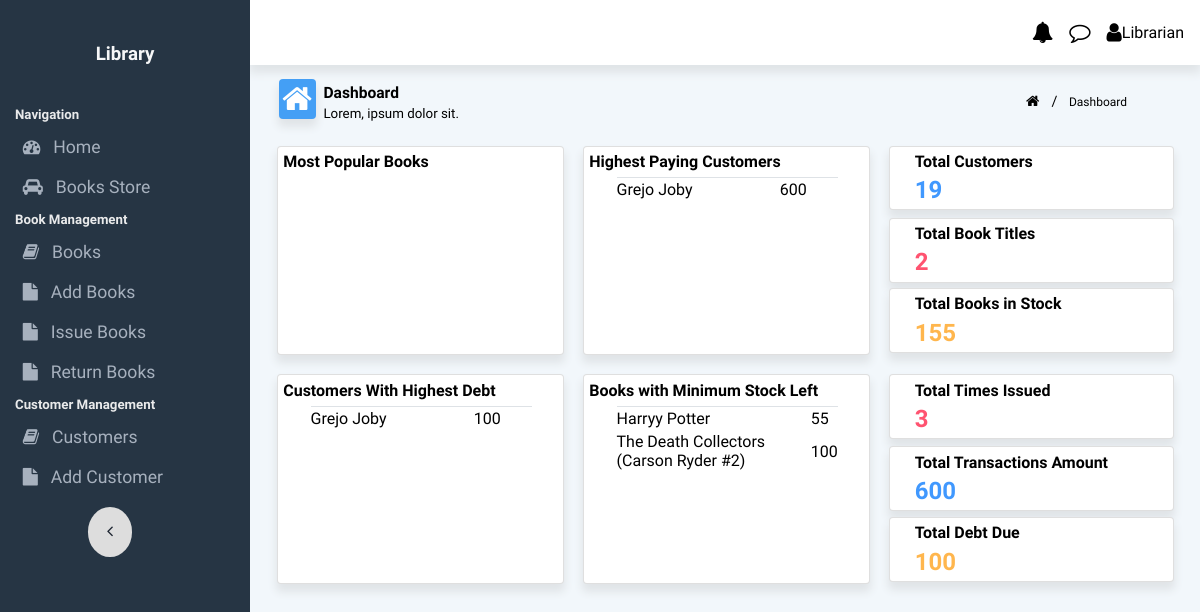
Before: / with the older database file.
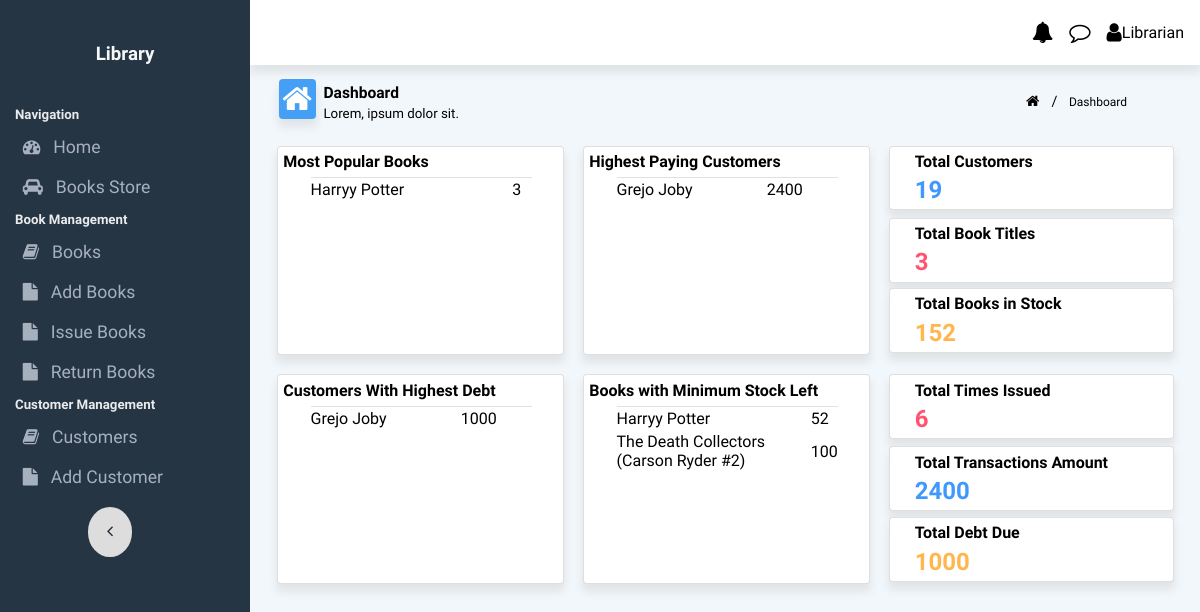
After: the same page with the newer database file.
### app.py (models this page shows, shortened)
class Customer(db.Model):
    __tablename__ = 'customer'
    cust_id=db.Column(db.Integer, primary_key=True,autoincrement=True)
    name=db.Column(db.String(255), nullable=False)
    debt = db.Column(db.Integer, nullable=False, default=0)
    total_trans = db.Column(db.Integer, nullable=False, default=0)

class Books(db.Model):
    __tablename__ = 'books'
    book_id = db.Column(db.Integer, primary_key=True, autoincrement=True)
    title = db.Column(db.String(255), nullable=False)
    authors = db.Column(db.String(255), nullable=False)
    stockQty = db.Column(db.Integer, nullable=False, default=0)
    timesIssued = db.Column(db.Integer, nullable=False, default=0)

### app.py (the view)
@app.route('/')
def index():
    most_popular=Books.query.order_by(Books.timesIssued.desc()).limit(5).all()
    least_stock=Books.query.order_by(Books.stockQty).limit(5).all()
    highest_paying=Customer.query.order_by(Customer.total_trans.desc()).limit(5).all()
    highest_debt=Customer.query.order_by(Customer.debt.desc()).limit(5).all()
    sum = Books.query.with_entities(func.sum(Books.stockQty).label('total')).first().total
    total_debt = Customer.query.with_entities(func.sum(Customer.debt).label('total')).first().total
    customer_count=Customer.query.count()
    total_titles=Books.query.count()
    total_issues=db.session.query(transactions).count()
    total_amount = db.session.query(transactions).with_entities(func.sum(transactions.c.cost).label('total')).first().total
    return render_template('index.html',most_popular=most_popular,highest_paying=highest_paying,
                                        total_books=sum,total_customer=customer_count,
                                        total_issues=total_issues,highest_debt=highest_debt,
                                        least_stock=least_stock,total_amount=total_amount,
                                        total_titles=total_titles,total_debt=total_debt)

### templates/index.html (shortened to what the changed rows need)
{% extends 'base.html' %}
{% block body %}
<div class="content-area">
    <div class="flexContainer">
        <div class="flex-50 chartCard card" style="flex: 0 0 30%;">
            <div style="width: 80%;margin: auto;">
                <table class="attendance_form_table">
                    <tbody id="attendance_form_table_data">
                        {%for book in most_popular %}
                        {% if book.timesIssued > 0 %}
                        <tr>
                            <td>{{book.title}}</td>
                            <td>{{book.timesIssued}}</td>
                        </tr>
                        {% endif %}
                        {%endfor%}
                    </tbody>
                </table>
            </div>
        </div>
        <div class="flex-50 chartCard card" style="flex: 0 0 30%;">
            <div style="width: 80%;margin: auto;">
                <table class="attendance_form_table">
                    <tbody id="attendance_form_table_data">
                        {%for customer in highest_paying %}
                        {% if customer.total_trans > 0 %}
                        <tr>
                            <td>{{customer.name}}</td>
                            <td>{{customer.total_trans}}</td>
                        </tr>
                        {% endif %}
                        {%endfor%}
                    </tbody>
                </table>
            </div>
        </div>
        <div class="flex-40 verticalFlex" style="flex: 0 0 30%;">
            <div class="card verticalFlexItem" style="margin-bottom: 1%; margin-top:1%;">
                <h6>Total Book Titles</h6>
                <h3 style="color: #FF5370;">{{total_titles}}</h3>
            </div>
            <div class="card verticalFlexItem" style="margin-bottom: 1%; margin-top:1%;">
                <h6>Total Books in Stock</h6>
                <h3 style="color: #FFB64D;">{{total_books}}</h3>
            </div>
        </div>
    </div>
    <div class="flexContainer">
        <div class="flex-50 chartCard card" style="flex: 0 0 30%;">
            <div style="width: 80%;margin: auto;">
                <table class="attendance_form_table">
                    <tbody id="attendance_form_table_data">
                        {%for cust in highest_debt %}
                        {% if cust.debt > 0 %}
                        <tr>
                            <td>{{cust.name}}</td>
                            <td>{{cust.debt}}</td>
                        </tr>
                        {% endif %}
                        {%endfor%}
                    </tbody>
                </table>
            </div>
        </div>
        <div class="flex-50 chartCard card" style="flex: 0 0 30%;">
            <div style="width: 80%;margin: auto;">
                <table class="attendance_form_table">
                    <tbody id="attendance_form_table_data">
                        {%for book in least_stock %}
                        {% if book.stockQty > 0 %}
                        <tr>
                            <td>{{book.title}}</td>
                            <td>{{book.stockQty}}</td>
                        </tr>
                        {% endif %}
                        {%endfor%}
                    </tbody>
                </table>
            </div>
        </div>
        <div class="flex-40 verticalFlex" style="flex: 0 0 30%;">
            <div class="card verticalFlexItem" style="margin-bottom: 1.5%;">
                <h6>Total Times Issued</h6>
                <h3 style="color: #FF5370;">{{total_issues}}</h3>
            </div>
            <div class="card verticalFlexItem" style="margin-bottom: 1%; margin-top:1%;">
                <h6>Total Transactions Amount</h6>
                <h3 style="color: #4098FE;">{{total_amount}}</h3>
            </div>
            <div class="card verticalFlexItem" style="margin-bottom: 1%; margin-top:1%;">
                <h6>Total Debt Due</h6>
                <h3 style="color: #FFB64D;">{{total_debt}}</h3>
            </div>
        </div>
    </div>
</div>
{% endblock %}

Changed rows visible on the page:
now on one of the page's lists (row edited): Books: title "Harryy Potter", timesIssued "3"
changed Books "Harryy Potter": stockQty "55" → "52"
changed Customer "Grejo Joby": total_trans "600" → "2400"; debt "100" → "1000"
Other visible differences:
{{ total_titles }}: "2" → "3"
{{ total_books }}: "155" → "152"
{{ total_issues }}: "3" → "6"
{{ total_amount }}: "600" → "2400"
{{ total_debt }}: "100" → "1000"
